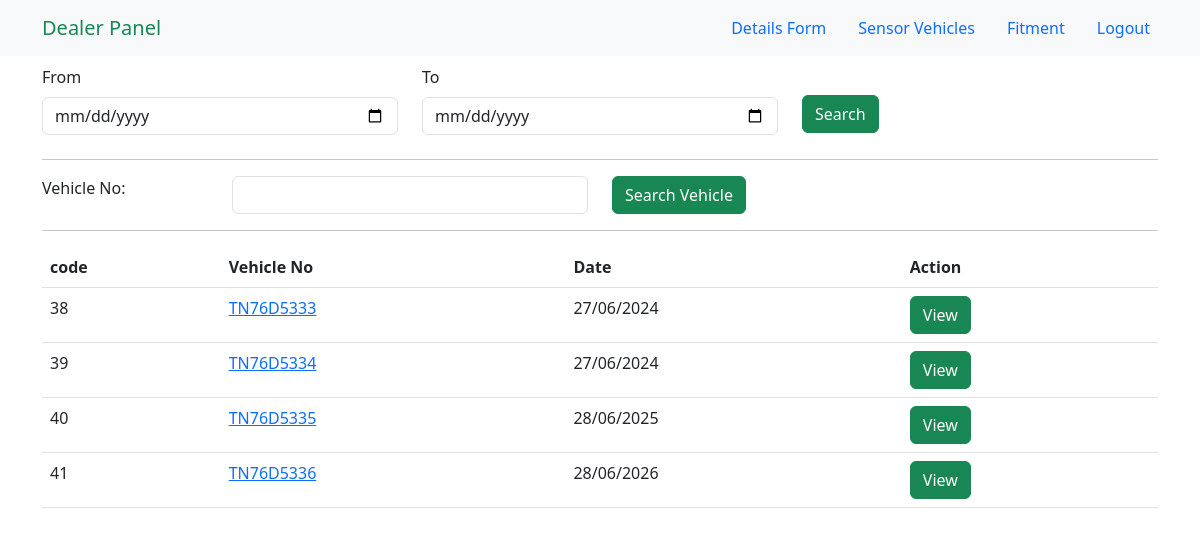
The app's page /search/, older data.
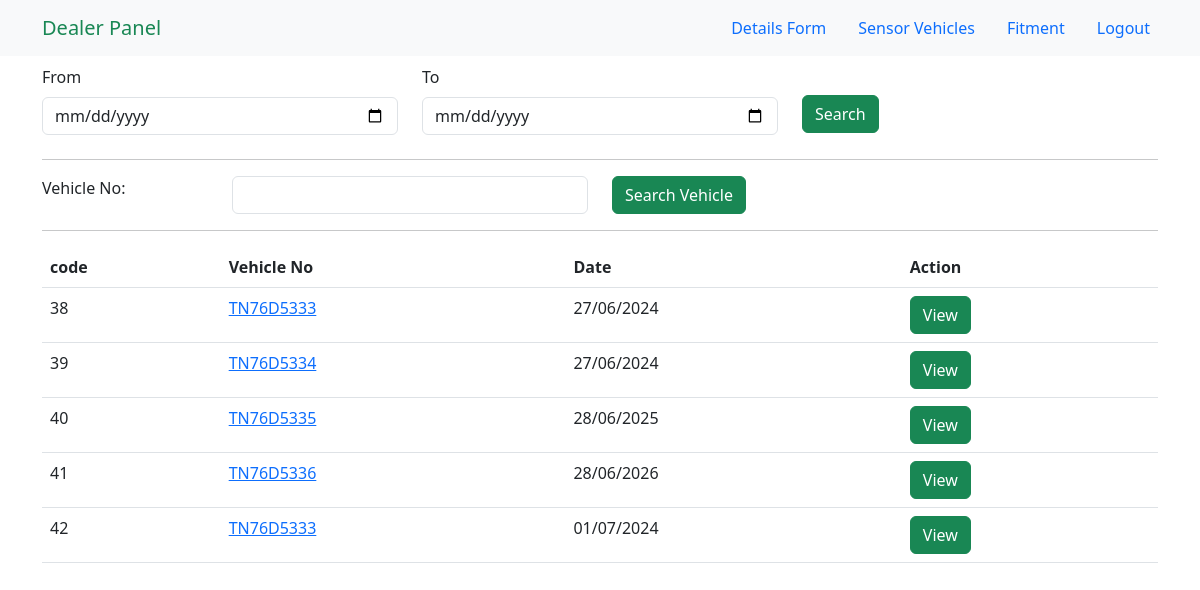
The same page, newer data.
### rtoapp/models.py (models this page shows, shortened)
class Vehicle(models.Model):
    vehicle_no = models.CharField(max_length=100)
    registration_year = models.IntegerField()
    chassis_no = models.CharField(max_length=100)
    engine_no = models.CharField(max_length=100)
    rto = models.CharField(max_length=100,null=True)
    vehicle_make = models.CharField(max_length=100)
    vehicle_model = models.CharField(max_length=100)
    owner_name = models.CharField(max_length=100,null=True)
    manufacturer_name = models.CharField(max_length=100,null=True)
    mobile_no = models.CharField(max_length=15,null=True)
    distributor_name = models.CharField(max_length=100,null=True)
    owner_address = models.CharField(max_length=100,null=True)
    distributor_address = models.CharField(max_length=100,null=True)
    camera_serial_number_primary = models.CharField(max_length=100,null=True)
    model_number_primary = models.CharField(max_length=100,null=True)
    camera_serial_number_secondary = models.CharField(max_length=100,null=True)
    model_number_secondary = models.CharField(max_length=100,null=True)
    Vehicle_number_plate_view = models.ImageField(upload_to='vehicle_images/',null=True)
    Camera_image = models.ImageField(upload_to='vehicle_images/',null=True)
    Sensor_image = models.ImageField(upload_to='vehicle_images/',null=True)
    Display_image = models.ImageField(upload_to='vehicle_images/',null=True)
    created_at = models.DateTimeField(auto_now_add=True)

### rtoapp/views.py (the view)
# urls.py: path('search/', views.search_view, name='search_view'),
def search_view(request):
    if request.method == 'POST':
        from_date = request.POST.get('from_date')
        to_date = request.POST.get('to_date')
        vehicle_no = request.POST.get('vecregno')
        from_date_vehicles = Vehicle.objects.none()
        to_date_vehicles = Vehicle.objects.none()
        between_vehicles = Vehicle.objects.none()
        vehno_vehicles = Vehicle.objects.none()
        if from_date:
            from_date_year = datetime.strptime(from_date, '%Y-%m-%d').year
            from_date_vehicles = Vehicle.objects.filter(created_at__year=from_date_year)
        if to_date:
            to_date_year = datetime.strptime(to_date, '%Y-%m-%d').year
            to_date_vehicles = Vehicle.objects.filter(created_at__year=to_date_year)
        if from_date and to_date:
            from_date_year = datetime.strptime(from_date, '%Y-%m-%d').year
            to_date_year = datetime.strptime(to_date, '%Y-%m-%d').year
            between_vehicles = Vehicle.objects.filter(created_at__year__range=[from_date_year, to_date_year])
        if vehicle_no:
            vehno_vehicles = Vehicle.objects.filter(vehicle_no__icontains=vehicle_no)
            from_date_vehicles = from_date_vehicles.filter(vehicle_no__icontains=vehicle_no)
            to_date_vehicles = to_date_vehicles.filter(vehicle_no__icontains=vehicle_no)
            between_vehicles = between_vehicles.filter(vehicle_no__icontains=vehicle_no)
            vehicles = vehno_vehicles | from_date_vehicles | between_vehicles | to_date_vehicles
        else:
            vehicles = from_date_vehicles | to_date_vehicles | between_vehicles
        return render(request, 'search.html', {'vehicles': vehicles})
    else:
        vehicles = Vehicle.objects.all()
        return render(request, 'search.html', {'vehicles': vehicles})

### templates/search.html (shortened to what the changed rows need)
{% extends 'base.html' %}
{% load static %}
{% block link %} {% static 'css/search.css' %} {% endblock link %}
{% block content %}
<body data-aos-easing="ease-in-out" data-aos-duration="1000" data-aos-delay="0">
    <main id="main" class="mt-5">
        <section class="inner-page">
            <div class="container">
                <div id="table_wrapper" class="dataTables_wrapper no-footer etxt-center">
                    {% if vehicles %}
                    <table class="table dataTable no-footer" id="table" aria-describedby="table_info">
                        <thead>
                            <tr>
                                <th class="sorting sorting_asc" tabindex="0" aria-controls="table" rowspan="1"
                                    colspan="1" aria-sort="ascending" aria-label="
                code
            : activate to sort column descending" style="width: 38.9px;">
                                    code
                                </th>
                                <th class="sorting" tabindex="0" aria-controls="table" rowspan="1" colspan="1"
                                    aria-label="
                Vehicle No
            : activate to sort column ascending" style="width: 81.175px;">
                                    Vehicle No
                                </th>
                                <th class="sorting" tabindex="0" aria-controls="table" rowspan="1" colspan="1"
                                    aria-label="
                Date
            : activate to sort column ascending" style="width: 68.925px;">
                                    Date
                                </th>
                                <th class="sorting" tabindex="0" aria-controls="table" rowspan="1" colspan="1"
                                    aria-label="Action: activate to sort column ascending" style="width: 51.575px;">
                                    Action</th>
                            </tr>
                        </thead>
                        <tbody>
                            {% for vehicle in vehicles %}
                            <tr>
                                <td>{{vehicle.id}}</td>
                                <td><a href="{% url 'certificate_view' vehicle.id %}">{{vehicle.vehicle_no}}</a></td>
                                <td>{{ vehicle.created_at|date:"d/m/Y" }}</td>
                                <td><a class="btn btn-success" href="{% url 'certificate_view' vehicle.id %}">View</a></td>
                            </tr>
                            {% endfor %}
                        </tbody>
                    </table>
                    {% else %}
                    <p>No vehicles found.</p>
                    {% endif %}
                </div>
            </div>
        </section>
    </main>
    {% endblock content %}

Row changes from the older to the newer data that the page shows:
added Vehicle: id "42", vehicle_no "TN76D5333", created_at "01/07/2024"
